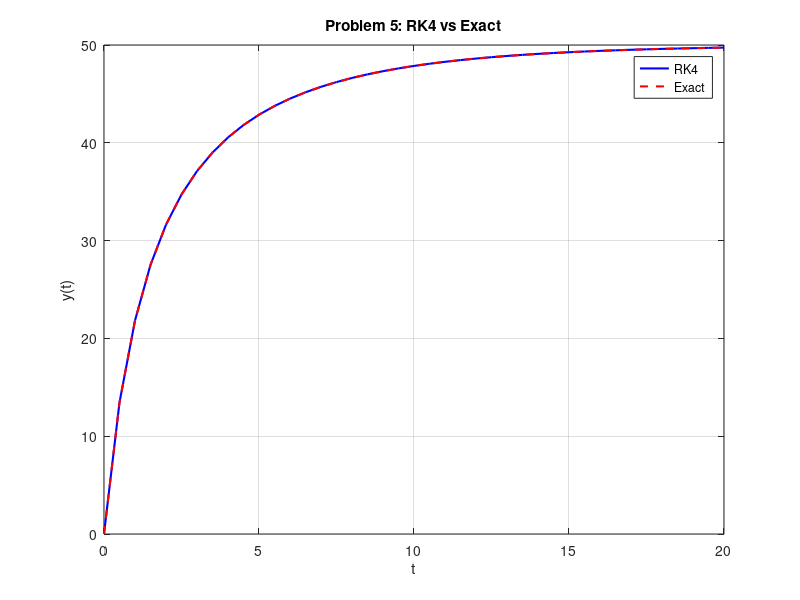

This chart was generated by the following MATLAB code:
k_const = 0.01;
a = 70;
b = 50;
t0 = 0;
tf = 20;
h = 0.5;
t = t0:h:tf;
n = length(t);
y = zeros(1,n);
y(1) = 0;

f = @(t,y) k_const*(a - y)*(b - y);

for i = 1:n-1
    k1 = h * f(t(i), y(i));
    k2 = h * f(t(i) + h/2, y(i) + k1/2);
    k3 = h * f(t(i) + h/2, y(i) + k2/2);
    k4 = h * f(t(i) + h, y(i) + k3);

    y(i+1) = y(i) + (k1 + 2*k2 + 2*k3 + k4)/6;
end

y_exact = 350*(1 - exp(-0.2*t)) ./ (7 - 5*exp(-0.2*t));

error = abs(y_exact - y);

fprintf('%6s %12s %12s %14s\n', 't', 'RK4 y', 'Exact y', 'Abs Error');
fprintf('%s\n', repmat('-',1,48));

for i = 1:n
    fprintf('%6.1f %12.6f %12.6f %14.2e\n', t(i), y(i), y_exact(i), error(i));
end

figure;
plot(t, y, 'b-', 'LineWidth', 1.5); hold on;
plot(t, y_exact, 'r--', 'LineWidth', 1.5);
legend('RK4', 'Exact');
xlabel('t');
ylabel('y(t)');
title('Problem 5: RK4 vs Exact');
grid on;
